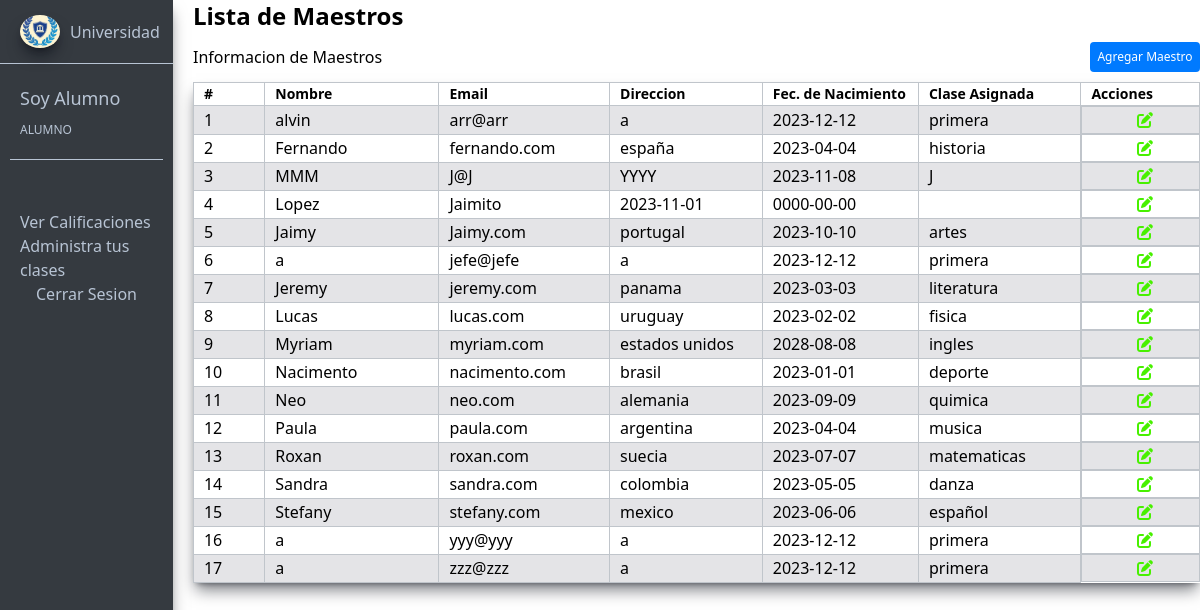
The page /views/maestros_v.php (signed in) on the database its author committed.
### tables this page shows
CREATE TABLE `maestros` (
  `nombre` varchar(100) DEFAULT NULL,
  `email` varchar(100) NOT NULL,
  `direccion` varchar(100) DEFAULT NULL,
  `fecha` date DEFAULT NULL,
  `clase` varchar(100) DEFAULT NULL
);

### src/controllers/maestros_controller.php (called while the page is built, shortened)
<?php
require_once "../models/maestros_models.php";
class maestros_controller{
    public $con;
    public function __construct(PDO $con)
    {
        $this->con = $con;
    }
    public function LeerMaestros(){
        $maestro = new maestros_models($this->con);
        $datos = $maestro->LeerMaestros();
        return $datos;
    }
}
?>

### src/models/maestros_models.php (called while the page is built, shortened)
<?php
    class maestros_models{
        public $con;
        public function __construct(PDO $con)
        {
            $this->con = $con;
        }
        public function LeerMaestros()
        {
            $query = $this->con->prepare("SELECT * FROM maestros;");
            $query->execute();
            $DataUsuarios = $query->fetchAll();
            return $DataUsuarios;
        }
    };
?>

### src/views/maestros_v.php (the view, shortened to what this page needs)
<?php
$tipo_usuario = $_SESSION["tipo_usuario"];
require_once "../controllers/maestros_controller.php";
require_once "../config/config_alumno.php";
require_once "../menu/menu.php";
$maestros_controller = new maestros_controller($con);
$datos_maestros = $maestros_controller->LeerMaestros();
$indice=0;
?>
<!DOCTYPE html>
<html lang="en">
<head>
    <link href="/dist/output.css" rel="stylesheet">
</head>
<body class="flex">
    <aside class="h-screen bg-[#353a40] text-[#b8c4d4] w-[220px] shadow-lg shadow-gray-950/50">
        <section class=" pl-[20px] py-[15px] flex border-b-[1px] border-solid border-[#b8c4d4]">
            <img class="shadow-lg shadow-gray-950/50 w-[40px] rounded-[50%]" src="../img/logo_dos.jpg" alt="logo">
            <h1 class="pl-[10px] text-base flex items-center">Universidad</h1>
        </section>
        <section class="p-[20px]">
            <h2 class="text-lg pb-[10px]"><?php echo($html_roll) ?></h2>
            <h2 class="text-xs"><?php echo($titulo_menu)?></h2>
        </section>
        <div class="mx-[10px] h-[2px] border-b-[1px] border-solid border-[#b8c4d4]"></div>
        <nav class="flex flex-col px-[20px]">
            <?php echo($menu) ?>
        </nav>
        <a class="flex justify-center" href="../acciones/cerrar_session.php">Cerrar Sesion</a>
    </aside>
        <main class="ml-[20px]">
            <h1 class="text-2xl font-semibold">Lista de Maestros</h1>
        <table class="pl-[10px] shadow-lg shadow-gray-950/50 ">
            <div class="flex justify-between items-center">
                <h2>Informacion de Maestros</h2>
                <a class="hover:bg-[#0062cc] cursor-pointer my-[10px] bg-[#007aff] text-white w-[110px] h-[30px] rounded text-xs flex items-center justify-center" href="crear_maestro_v.php">Agregar Maestro</a>
            </div >
            <thead>
                <tr>
                    <td class="w-[100px] pl-[10px] font-bold text-sm border-[1px] border-solid border-[#c0c5cb]">#</td>
                    <td class="w-[230px] pl-[10px] font-bold text-sm border-[1px] border-solid border-[#c0c5cb]">Nombre</td>
                    <td class="w-[200px] pl-[10px] font-bold text-sm border-[1px] border-solid border-[#c0c5cb]">Email</td>
                    <td class="w-[200px] pl-[10px] font-bold text-sm border-[1px] border-solid border-[#c0c5cb]">Direccion</td>
                    <td class="w-[200px] pl-[10px] font-bold text-sm border-[1px] border-solid border-[#c0c5cb]">Fec. de Nacimiento</td>
                    <td class="w-[200px] pl-[10px] font-bold text-sm border-[1px] border-solid border-[#c0c5cb]">Clase Asignada</td>
                    <td class="w-[150px] pl-[10px] font-bold text-sm border-[1px] border-solid border-[#c0c5cb]">Acciones</td>
                </tr>
            </thead>
            <tbody>
                <?php foreach($datos_maestros as $dato_maestro):?>
                    <tr class=" <?= $indice % 2 === 0 ? 'bg-zinc-200 ' : 'bg-white' ?>">
                        <td  class=" pl-[10px] border-[1px] border-solid border-[#c0c5cb]"><?php $indice++; echo $indice; ?></td>
                        <td class="pl-[10px] border-[1px] border-solid border-[#c0c5cb]"><?= $dato_maestro["nombre"] ?></td>
                        <td class="pl-[10px] border-[1px] border-solid border-[#c0c5cb]"><?= $dato_maestro["email"] ?></td>
                        <td class="pl-[10px] border-[1px] border-solid border-[#c0c5cb]"><?= $dato_maestro["direccion"] ?></td>
                        <td class="pl-[10px] border-[1px] border-solid border-[#c0c5cb]"><?= $dato_maestro["fecha"] ?></td>
                        <td class="pl-[10px] border-[1px] border-solid border-[#c0c5cb]"><?= $dato_maestro["clase"] ?></td>
                        <td class="pl-[10px] border-[1px] border-solid border-[#c0c5cb] flex justify-center">
                            <form method="post" action="editar_maestros_v.php">
                                <button><i class="fa-solid fa-pen-to-square" style="color: #48f000;"></i></button>
                            </form>
                        </td>
                    </tr>
                <?php endforeach;?>
            </tbody>
        </table>
        </main>
</body>
</html>

### rows shown on the page
maestros: nombre "alvin", email "arr@arr", direccion "a", fecha "2023-12-12", clase "primera"
maestros: nombre "Fernando", email "fernando.com", direccion "españa", fecha "2023-04-04", clase "historia"
maestros: nombre "MMM", email "J@J", direccion "YYYY", fecha "2023-11-08", clase "J"
maestros: nombre "Lopez", email "Jaimito", direccion "2023-11-01", fecha "0000-00-00"
maestros: nombre "Jaimy", email "Jaimy.com", direccion "portugal", fecha "2023-10-10", clase "artes"
maestros: nombre "a", email "jefe@jefe", direccion "a", fecha "2023-12-12", clase "primera"
maestros: nombre "Jeremy", email "jeremy.com", direccion "panama", fecha "2023-03-03", clase "literatura"
maestros: nombre "Lucas", email "lucas.com", direccion "uruguay", fecha "2023-02-02", clase "fisica"
maestros: nombre "Myriam", email "myriam.com", direccion "estados unidos", fecha "2028-08-08", clase "ingles"
maestros: nombre "Nacimento", email "nacimento.com", direccion "brasil", fecha "2023-01-01", clase "deporte"
maestros: nombre "Neo", email "neo.com", direccion "alemania", fecha "2023-09-09", clase "quimica"
maestros: nombre "Paula", email "paula.com", direccion "argentina", fecha "2023-04-04", clase "musica"
maestros: nombre "Roxan", email "roxan.com", direccion "suecia", fecha "2023-07-07", clase "matematicas"
maestros: nombre "Sandra", email "sandra.com", direccion "colombia", fecha "2023-05-05", clase "danza"
maestros: nombre "Stefany", email "stefany.com", direccion "mexico", fecha "2023-06-06", clase "español"
maestros: nombre "a", email "yyy@yyy", direccion "a", fecha "2023-12-12", clase "primera"
maestros: nombre "a", email "zzz@zzz", direccion "a", fecha "2023-12-12", clase "primera"

### other values the page prints
$titulo_menu "ALUMNO"
